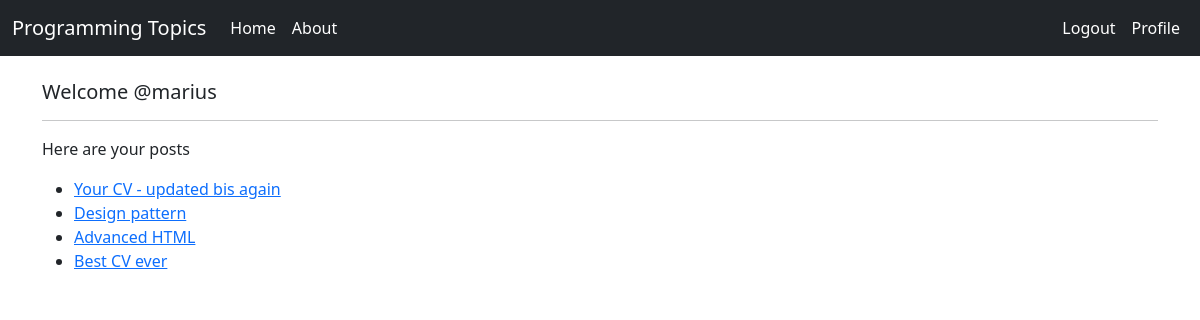
The page /profile/ (signed in) on the database as committed earlier.
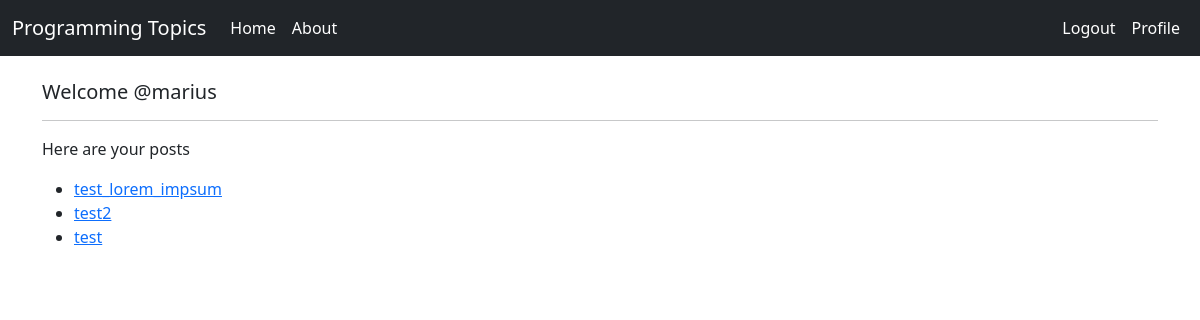
The same page on the database as committed later.
### topics/models.py (models this page shows, shortened)
class Subtopic(models.Model):
    user = models.ForeignKey(User, default=1, on_delete=models.CASCADE)
    topic = models.ForeignKey(Topic, on_delete=models.CASCADE)
    name = models.CharField(max_length=150)
    members = models.ManyToManyField(User, related_name='members', blank=True)
    content = models.TextField()
    date_created = models.DateTimeField(auto_now_add=True)
    date_modified = models.DateTimeField(auto_now=True)
    class Meta:
        ordering = ['-date_modified', '-date_created']

### topics/views.py (the view)
# urls.py: path('profile/', views.profile, name='profile'),
def profile(request):
    user_posts = Subtopic.objects.filter(user=request.user)
    context = {'posts': user_posts}
    return render(request, 'topics/profile.html', context)

### topics/templates/topics/profile.html
{% extends 'base.html' %}
{% block content %}
    <br>
    {% if request.user.is_authenticated %}
        <h5>Welcome @{{request.user}}</h5>
    {% endif %}
    <hr>
    <div class="container-profile">
        <p>Here are your posts</p>
        <ul class="user-posts">
            {% for post in posts %}
                <li>
                    <a href="{% url 'post' post.id %}">{{post.name}}</a>
                </li>
            {% endfor %}
        </ul>
    </div>
{% endblock content %}

Rows that differ between the two databases and show on the page:
removed Subtopic: name "Your CV - updated bis again"
removed Subtopic: name "Design pattern"
removed Subtopic: name "Advanced HTML"
removed Subtopic: name "Best CV ever"
added Subtopic: name "test_lorem_impsum"
added Subtopic: name "test2"
added Subtopic: name "test"
